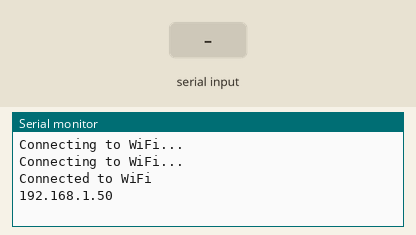
This sketch was run on a simulated ESP32. Shown: the last lines printed to the serial monitor. The inputs (shaded band) are chosen by the test bench. WiFi joins after 1.5 s; servers stay silent unless stated.

Above: at 3.2 s.
3.3 s: "1" received over the second serial link
At 5.2 s:
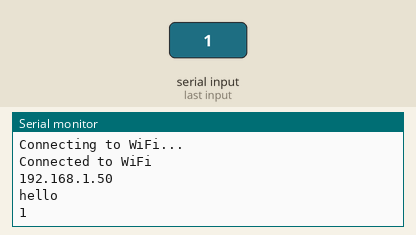
5.8 s: "0" received over the second serial link
At 8.2 s:
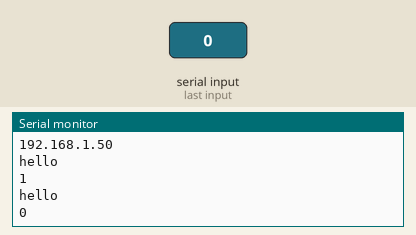

Measured:
- after the input at 3.3 s, the serial monitor: prints a new line after 1.0 s (image 1)
- after the input at 5.8 s, the serial monitor: prints a new line after 1.0 s (image 2)

The sketch:

esp32.ino
```cpp
#include<ArduinoJson.h>
#include <WiFi.h>
#include <ESPAsyncWebServer.h>
#include <SoftwareSerial.h>

// Replace with your network credentials
const char* ssid = "Pillai";
const char* password = "pillai@hocl";

// Create an instance of the server
AsyncWebServer server(80);

// Software Serial object to interface with Arduino Uno
SoftwareSerial arduinoUno(5, 18); // TX,RX

// Variable to store the latest sensor data
String sensorData = "";

void setup() {
 // Initialize serial communication for debugging
 Serial.begin(115200);
 arduinoUno.begin(9600); // Start software serial communication with Arduino Uno

 // Connect to Wi-Fi
 WiFi.begin(ssid, password);
 while (WiFi.status() != WL_CONNECTED) {
    delay(1000);
    Serial.println("Connecting to WiFi...");
 }
 Serial.println("Connected to WiFi");
 Serial.println(WiFi.localIP());

 // Route for root / web page
server.on("/dustbin", HTTP_POST, [](AsyncWebServerRequest *request){

    // Create a JSON object
    StaticJsonDocument<200> jsonDoc;
    jsonDoc["sensorData"] = sensorData;

    // Serialize the JSON object to a string, automatically escaping control characters
    String jsonData;
    serializeJson(jsonDoc, jsonData);

    AsyncResponseStream *response = request->beginResponseStream("application/json");
    response->addHeader("Access-Control-Allow-Origin", "*"); // Allow any origin to access
    response->print(jsonData);
    request->send(response);
});

 // Start the server
 server.begin();
}

void loop() {
 // Check if data is available from Arduino Uno
 if (arduinoUno.available()) {
    sensorData = arduinoUno.readString();
    Serial.println("hello");
    Serial.println(sensorData);
 }
}
```
